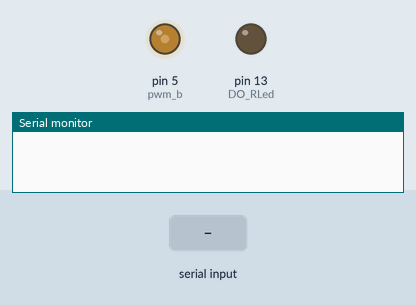
A sketch run on a simulated Arduino Uno, built with avr-gcc and run on an emulated ATmega328P. Shown: output pins drawn as LEDs (lit = HIGH), the last lines printed to the serial monitor. The test bench sets the inputs (shaded band).

Above: at 3.2 s.
3.3 s: "L" received over Serial
At 4.3 s:
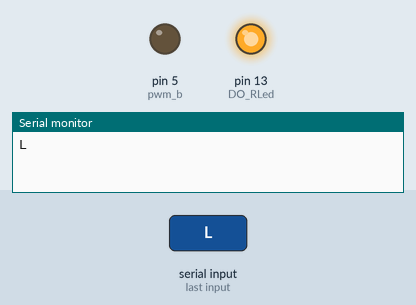
4.8 s: "1" received over Serial
Timing chart, 0 to 7.8 s (numbered marks = the images above; inputs shaded):
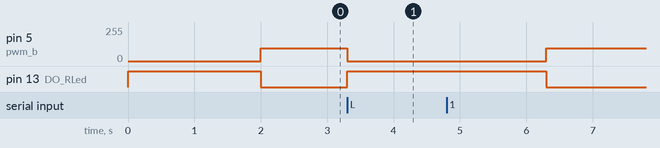

Measured:
- after the input at 3.3 s, pin 5 (pwm_b): 94/255 → 0/255 at once; pin 13 (DO_RLed): LOW → HIGH at once

The sketch:

Legogubbe.ino
```cpp
#include "EspMQTTClient.h"
#include <Servo.h>
#include <SoftwareSerial.h>
#define pwm_b 5
#define dir 0
#define hallGivarPin 12
#define DO_RLed 13 //D7
#define DO_GLed 12 //D6

String payload;
SoftwareSerial ESPserial(3, 1);

/*void onConnectionEstablished();
EspMQTTClient client(
  "ABB_Indgym_Guest",
  "Welcome2abb",
  "maqiatto.com",
  1883,
  "victor.fagerstrom@abbindustrigymnasium.se",
  "hejhej",
  "Scoutbil", //Olika för varje bil
  onConnectionEstablished,
  true,
  true
);*/

//setup

void setup() {
  Serial.begin(9600);
  pinMode(DO_RLed, OUTPUT);
  pinMode(pwm_b, OUTPUT);
  digitalWrite(DO_RLed, HIGH);
  delay(2000);
  digitalWrite(DO_RLed, LOW);
}

/*void onConnectionEstablished(){
  client.subscribe("victor.fagerstrom@abbindustrigymnasium.se/POS", [] (const String &payload){
  });
  client.subscribe("victor.fagerstrom@abbindustrigymnasium.se/Hinder", [] (const String &payload){
    if (payload == "LG"){
      //Hinder =true;
      Stop();
      Serial.println("Stop");
    }else {
      //Hinder =false;
    }
  });
}*/

 void Stop(){
  analogWrite(pwm_b, 0);
  digitalWrite(DO_RLed, HIGH);
  delay(3000);
  digitalWrite(DO_RLed, LOW);
}

void loop() {
  //client.loop();
  //Serial.println(payload);
  analogWrite(pwm_b, 350);
  //client.publish("victor.fagerstrom@abbindustrigymnasium.se/POS","hej");
  if (Serial.available()) {
    delay(1);
    char c = Serial.read();
    payload = String(c);
    Serial.println(payload);
    if(payload == "L") {
      Stop();
    }
  }
}
```
